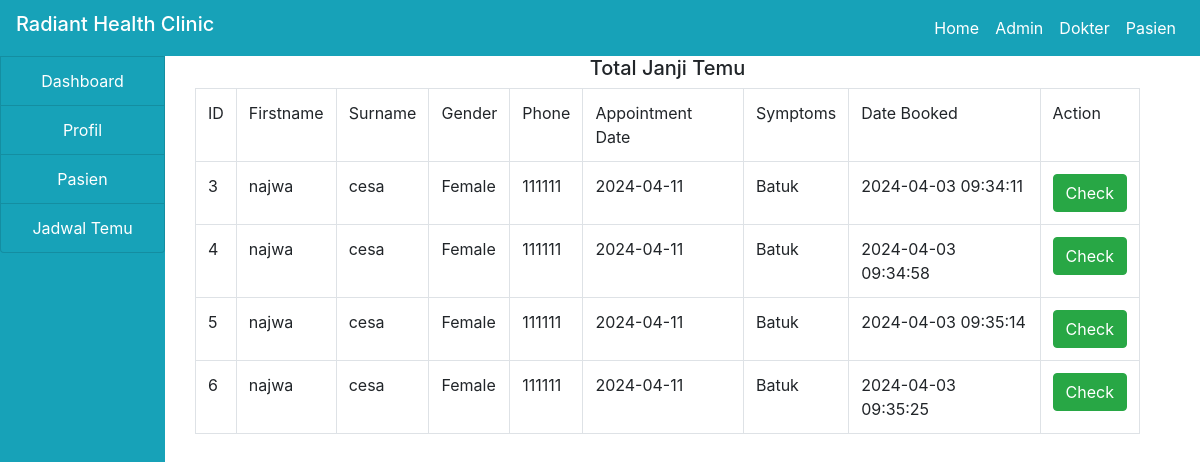
The page /doctor/appointment.php on the database its author committed.
### tables this page shows
CREATE TABLE `appointment` (
  `id` int(100) NOT NULL,
  `firstname` varchar(100) NOT NULL,
  `surname` varchar(100) NOT NULL,
  `gender` varchar(100) NOT NULL,
  `phone` varchar(100) NOT NULL,
  `appointment_date` varchar(100) NOT NULL,
  `symptoms` varchar(100) NOT NULL,
  `status` varchar(100) NOT NULL,
  `date_booked` varchar(100) NOT NULL
);

### doctor/appointment.php (the view, shortened to what this page needs)
<!DOCTYPE html>
<html>
<head>
</head>
<body>
	<?php
		include("../include/header.php");
		include("../include/connection.php");
	 ?>
	 <div class="container-fluid">
	 	<div class="col-md-12">
	 		<div class="row">
	 			<div class="col-md-2" style="margin-left: -30px;">
	 				<?php include("sidenav.php"); ?>
	 			</div>
	 			<div class="col-md-10">
	 				<h5 class="text-center">Total Janji Temu </h5>
	 				<?php
	 					$query = "SELECT * FROM appointment WHERE status='Pending'";
	 					$res = mysqli_query($connect,$query);
	 					$output = "";
	 					$output .= "
	 					<table class='table table-bordered'>
	 					<tr>
	 						<td>ID</td>
	 						<td>Firstname</td>
	 						<td>Surname</td>
	 						<td>Gender</td>
	 						<td>Phone</td>
	 						<td>Appointment Date</td>
	 						<td>Symptoms</td>
	 						<td>Date Booked</td>
	 						<td>Action</td>
	 					</tr>
	 					";
	 					while ($row = mysqli_fetch_array($res)) {
	 						$output .= "
	 							<tr>
	 								<td>".$row['id']."</td>
	 								<td>".$row['firstname']."</td>
	 								<td>".$row['surname']."</td>
	 								<td>".$row['gender']."</td>
	 								<td>".$row['phone']."</td>
	 								<td>".$row['appointment_date']."</td>
	 								<td>".$row['symptoms']."</td>
	 								<td>".$row['date_booked']."</td>
	 								<td>
	 								<a href='discharge.php?id=".$row['id']."'>
	 									<button class='btn btn-success'>Check</button>
	 								</a>
	 								</td>
	 						";
	 					}
	 					$output .="</tr></table>";
	 					echo $output;
	 				 ?>
	 			</div>
	 		</div>
	 	</div>
	 </div>
</body>
</html>

### include/header.php (shortened to what this page needs)
<!DOCTYPE html>
<html>
<head>
	<link rel="stylesheet" type="text/css" href="https://stackpath.bootstrapcdn.com/bootstrap/4.5.0/css/bootstrap.min.css">
	<link rel="stylesheet" type="text/css" href="https://stackpath.bootstrapcdn.com/font-awesome/4.7.0/css/font-awesome.min.css">
	<link rel="stylesheet" type="text/css" href="https://cdnjs.cloudflare.com/ajax/libs/font-awesome/5.13.0/css/all.min.css">
</head>
<body>
	<nav class="navbar navbar-expand-lg navbar-info bg-info">
		<h5 class="text-white"> Radiant Health Clinic </h5>
		<ul class="navbar-nav">
			<?php
				if (isset($_SESSION['admin'])) {
						$user = $_SESSION['admin'];
					echo '
					<li class="nav-item"><a href="#" class="nav-link text-white"> '.$user.' <a/></li>
					<li class="nav-item"><a href="logout.php" class="nav-link text-white"> Logout <a/></li>	';
				}else if(isset($_SESSION['doctor'])){
					$user = $_SESSION['doctor'];
					echo '
					<li class="nav-item"><a href="#" class="nav-link text-white"> '.$user.' <a/></li>
					<li class="nav-item"><a href="logout.php" class="nav-link text-white"> Logout <a/></li>	';
				}else if(isset($_SESSION['patient'])){
					$user = $_SESSION['patient'];
					echo '
					<li class="nav-item"><a href="#" class="nav-link text-white"> '.$user.' <a/></li>
					<li class="nav-item"><a href="logout.php" class="nav-link text-white"> Logout <a/></li>	';
				}else
				{
					echo '
					<li class="nav-item"><a href="index.php" class="nav-link text-white"> Home <a/></li>
					<li class="nav-item"><a href="adminlogin.php" class="nav-link text-white"> Admin <a/></li>
					<li class="nav-item"><a href="doctorlogin.php" class="nav-link text-white"> Dokter <a/></li>
					<li class="nav-item"><a href="patientlogin.php" class="nav-link text-white"> Pasien <a/></li>	';
				}
			?>
		</ul>
	</nav>
</body>
</html>

### doctor/sidenav.php (shortened to what this page needs)
<!DOCTYPE html>
<html>
<head>
</head>
<body>
				<div class="list-group bg-info" style="height: 90vh;">
					<a href="index.php" class="list-group-item list-group-item-action
					bg-info text-center text-white">Dashboard</a>
					<a href="profile.php" class="list-group-item list-group-item-action
					bg-info text-center text-white">Profil</a>
					<a href="patient.php" class="list-group-item list-group-item-action
					bg-info text-center text-white">Pasien</a>
					<a href="appointment.php" class="list-group-item list-group-item-action
					bg-info text-center text-white">Jadwal Temu</a>
				</div>
</body>
</html>

### rows shown on the page
appointment: id "3", firstname "najwa", surname "cesa", gender "Female", phone "111111", appointment_date "2024-04-11", symptoms "Batuk", date_booked "2024-04-03 09:34:11"
appointment: id "4", firstname "najwa", surname "cesa", gender "Female", phone "111111", appointment_date "2024-04-11", symptoms "Batuk", date_booked "2024-04-03 09:34:58"
appointment: id "5", firstname "najwa", surname "cesa", gender "Female", phone "111111", appointment_date "2024-04-11", symptoms "Batuk", date_booked "2024-04-03 09:35:14"
appointment: id "6", firstname "najwa", surname "cesa", gender "Female", phone "111111", appointment_date "2024-04-11", symptoms "Batuk", date_booked "2024-04-03 09:35:25"
